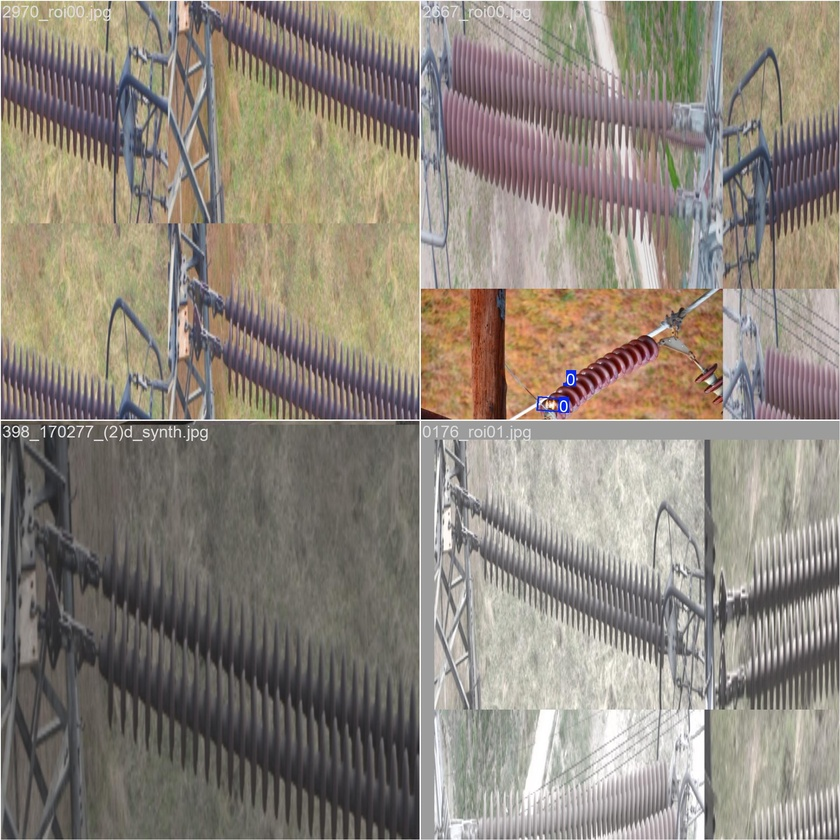
#> input picture data-9.12/runs/ablation_constrained_stats-2/train_batch0.jpg, 840 x 840 px, shrunk from 1920 x 1920 before the run
$ python -i geo_postprocess.py   (imports and definitions only)
#> lines starting #> are read from the running program, lines starting #| are printed output that depends on the picture; after the words box and inside, x2 and y2 are one past the last pixel; in counts of white or black regions, pixels touching at a corner belong together
from __future__ import annotations

import math
from dataclasses import dataclass
from typing import Optional

import cv2
import numpy as np


# 几何先验的可调权重；可在实验中改变它们并比较效果。
@dataclass
class GeoConfig:
    alpha: float = 0.85
    beta: float = 0.35
    gamma: float = 0.55
    min_area_ratio: float = 0.0005
    max_area_ratio: float = 0.12


def sigmoid(x: float) -> float:
    """将任意实数压到 0~1；截断输入以避免 exp 溢出。"""
    return 1.0 / (1.0 + math.exp(-max(-40.0, min(40.0, x))))


# [4 lines left out: function logit, not called in this run]


def estimate_axis(gray: np.ndarray):
    """由边缘点的主方向估计绝缘子纹理轴线，供后续一维统计使用。"""
    edges = cv2.Canny(gray, 50, 150)
    pts = np.column_stack(np.where(edges > 0))
    if len(pts) < 20:
        return np.array([1.0, 0.0]), edges
    pts = pts.astype(np.float32)
    pts -= pts.mean(axis=0, keepdims=True)
    # SVD 的第一主方向就是这些边缘点延展最明显的方向。
    _, _, vt = np.linalg.svd(pts, full_matrices=False)
    axis_yx = vt[0]
    axis_xy = np.array([axis_yx[1], axis_yx[0]], dtype=np.float32)
    norm = np.linalg.norm(axis_xy) + 1e-6
    return axis_xy / norm, edges


def periodic_anomaly_map(image: np.ndarray) -> np.ndarray:
    """生成纹理异常热图：绝缘子规律结构中突出的边缘变化可能是缺陷。"""
    gray = cv2.cvtColor(image, cv2.COLOR_BGR2GRAY) if image.ndim == 3 else image
    gray = cv2.equalizeHist(gray)
    axis, edges = estimate_axis(gray)
    h, w = gray.shape[:2]
    yy, xx = np.mgrid[0:h, 0:w]
    coords = np.stack([xx - w / 2.0, yy - h / 2.0], axis=-1)
    # 将二维像素投影到主轴，把沿绝缘子方向的纹理变成一维曲线。
    projection = coords[..., 0] * axis[0] + coords[..., 1] * axis[1]
    bins = np.linspace(projection.min(), projection.max(), 96)
    profile = np.zeros(len(bins) - 1, dtype=np.float32)
    for i in range(len(bins) - 1):
        mask = (projection >= bins[i]) & (projection < bins[i + 1])
        if mask.any():
            profile[i] = edges[mask].mean()
    smooth = cv2.GaussianBlur(profile.reshape(1, -1), (1, 9), 0).ravel()
    residual = np.abs(profile - smooth)
    z = (residual - residual.mean()) / (residual.std() + 1e-6)
    z = np.clip(z, 0, 4) / 4.0
    anomaly = np.zeros((h, w), dtype=np.float32)
    idx = np.clip(np.digitize(projection, bins) - 1, 0, len(z) - 1)
    anomaly[:] = z[idx]
    return cv2.GaussianBlur(anomaly, (19, 19), 0)


# [32 lines left out: functions score_box_with_geo, fuse_predictions, not called in this run]

>>> import cv2
>>> picture = cv2.imread('../../../data-9.12/runs/ablation_constrained_stats-2/train_batch0.jpg')
#> picture is the input picture: shape (840, 840, 3); mean B, G, R 123.6, 133.7, 141.8
>>> result = periodic_anomaly_map(picture)
#> in periodic_anomaly_map, `gray = cv2.cvtColor(image, cv2.COLOR_BGR2GRAY) if image.ndim == 3 else..`:
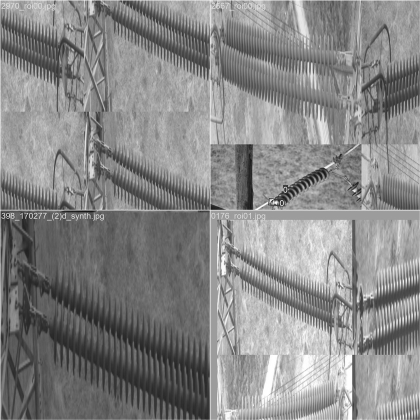
#> gray: shape (840, 840) (shown at 1/2 size); min 2, max 255, mean 135
#> in periodic_anomaly_map, `gray = cv2.equalizeHist(gray)`:
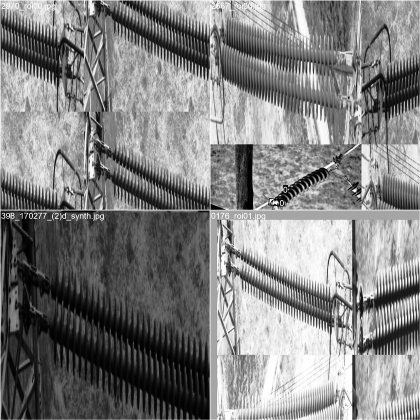
#> gray: shape (840, 840) (shown at 1/2 size); min 0, max 255, mean 128.3
#> in estimate_axis, `edges = cv2.Canny(gray, 50, 150)`:
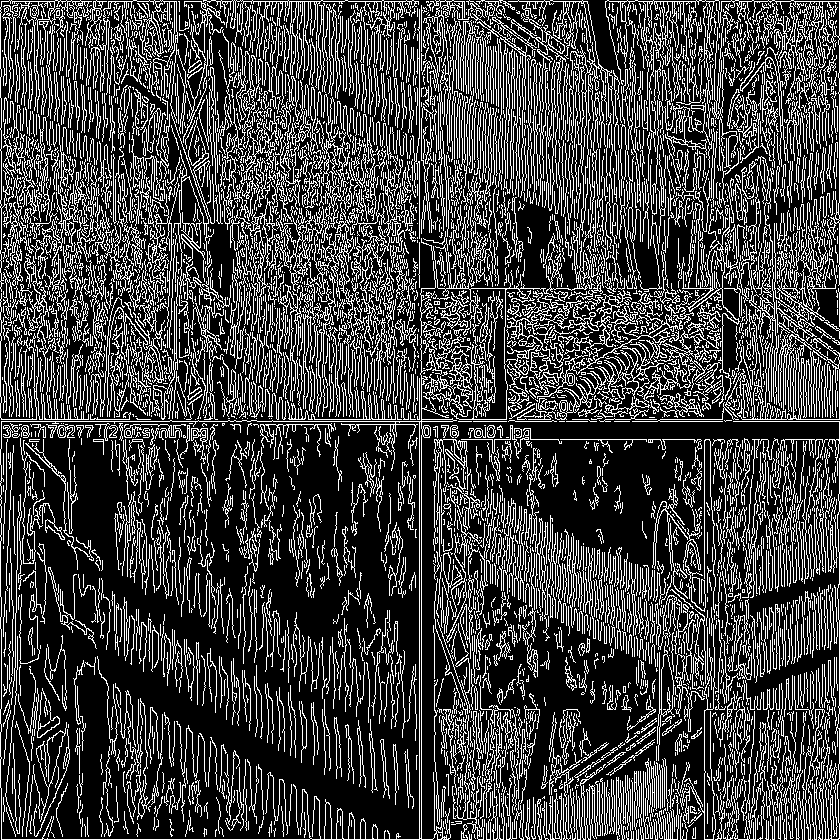
#> edges: shape (840, 840); 25.3% white in thin lines or dots
#> in estimate_axis, `pts = np.column_stack(np.where(edges > 0))`: pts = 178765 pairs, first value 0 to 839, second value 0 to 839
#> in estimate_axis, `pts -= pts.mean(axis=0, keepdims=True)`: pts = 178765 pairs, first value -379.2 to 459.8, second value -436.5 to 402.5
#> in estimate_axis, `_, _, vt = np.linalg.svd(pts, full_matrices=False)`: vt = [[0.652, 0.758], [-0.758, 0.652]]
#> in estimate_axis, `axis_yx = vt[0]`: axis_yx = [0.652, 0.758]
#> in estimate_axis, `axis_xy = np.array([axis_yx[1], axis_yx[0]], dtype=np.float32)`: axis_xy = [0.758, 0.652]
#> in estimate_axis, `norm = np.linalg.norm(axis_xy) + 1e-6`: norm = 1
#> in periodic_anomaly_map, `axis, edges = estimate_axis(gray)`: axis = [0.758, 0.652]
#> in periodic_anomaly_map, `projection = coords[..., 0] * axis[0] + coords[..., 1] * axis[1]`:
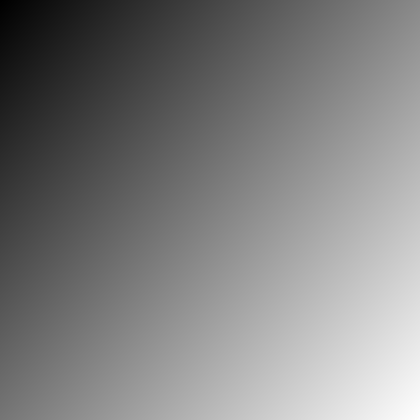
#> projection: shape (840, 840) float64 (shown at 1/2 size); min -592.3, max 590.9, mean -0.7; drawn with min black and max white
#> the loop in periodic_anomaly_map, `for i in range(len(bins) - 1):` made 95 passes
#> pass 3, in periodic_anomaly_map, `mask = (projection >= bins[i]) & (projection < bins[i + 1])`:
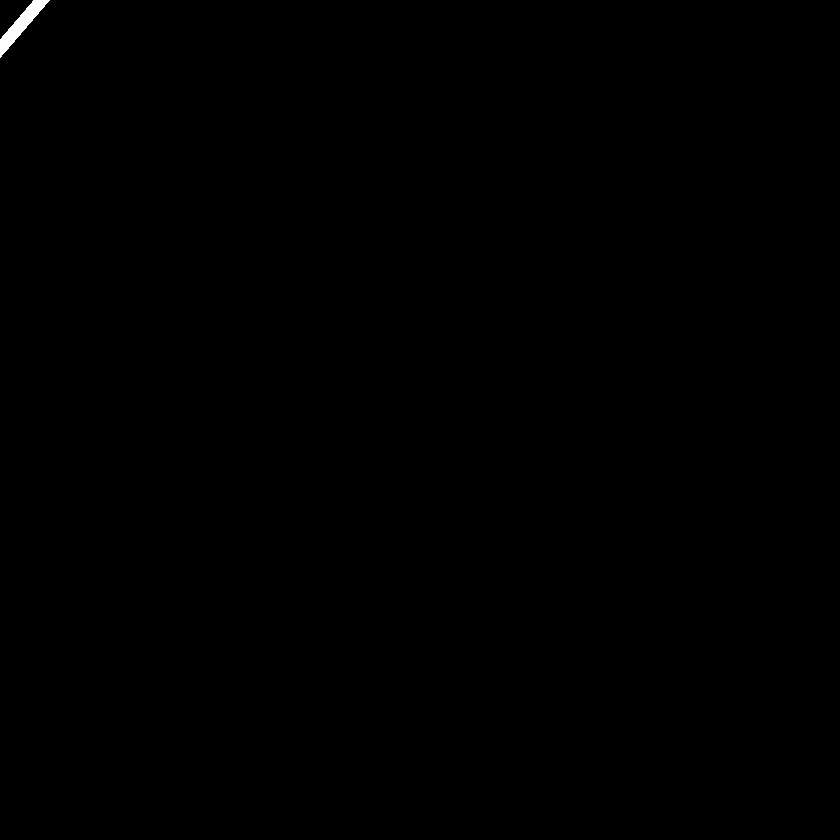
#> mask: shape (840, 840) bool; 0.11% white; 1 white region, box (x1, y1, x2, y2) and area: (0, 0, 50, 58) 803
#> after the loop in periodic_anomaly_map, `for i in range(len(bins) - 1):`: profile = 95 values, max 110.5 at index 94, min 52.57 at index 63, mean 69.95
#> in periodic_anomaly_map, `smooth = cv2.GaussianBlur(profile.reshape(1, -1), (1, 9), 0).ravel()`: smooth has the same summary as profile
#> in periodic_anomaly_map, `residual = np.abs(profile - smooth)`: residual = 95 values from 0 to 0
#> in periodic_anomaly_map, `idx = np.clip(np.digitize(projection, bins) - 1, 0, len(z) - 1)`:
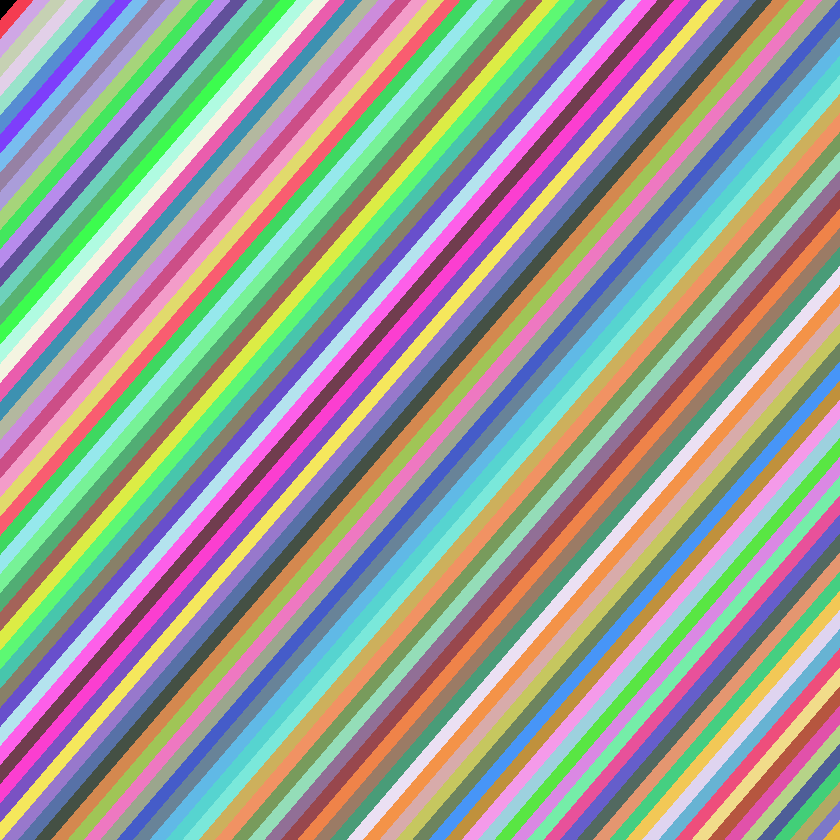
#> idx: shape (840, 840) int64; 95 distinct labels, from 0 to 94; one colour per label, 0 black

$ run again, on data-9.12/runs/ablation_constrained_stats-2/train_batch1.jpg
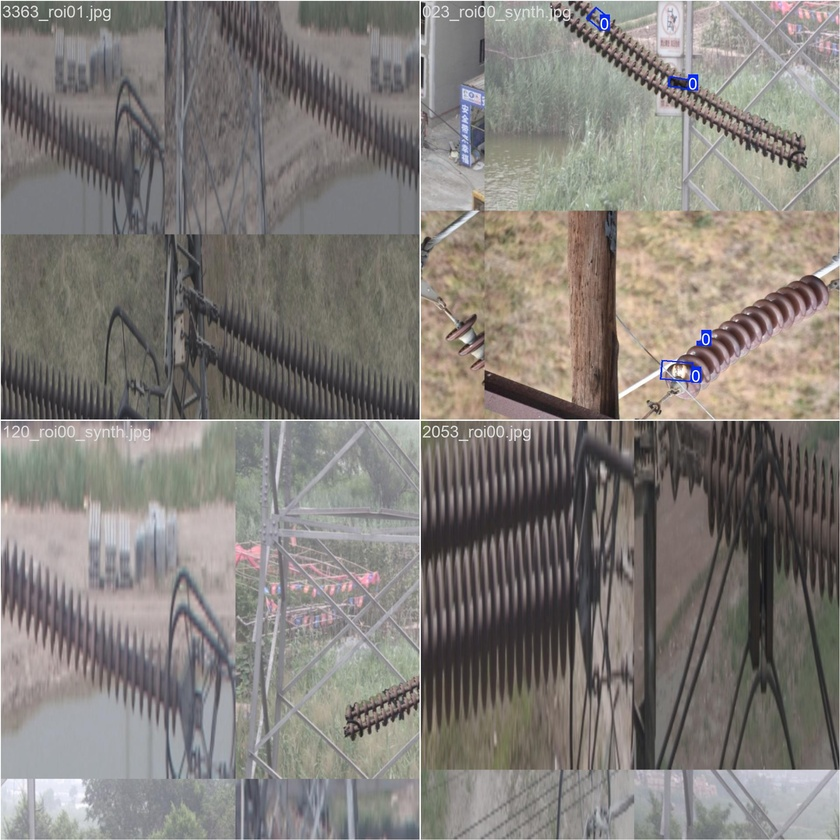
#> input picture data-9.12/runs/ablation_constrained_stats-2/train_batch1.jpg, 840 x 840 px, shrunk from 1920 x 1920 before the run
#> picture is the input picture: shape (840, 840, 3); mean B, G, R 121.9, 126.2, 130.8
#> in estimate_axis, `edges = cv2.Canny(gray, 50, 150)`:
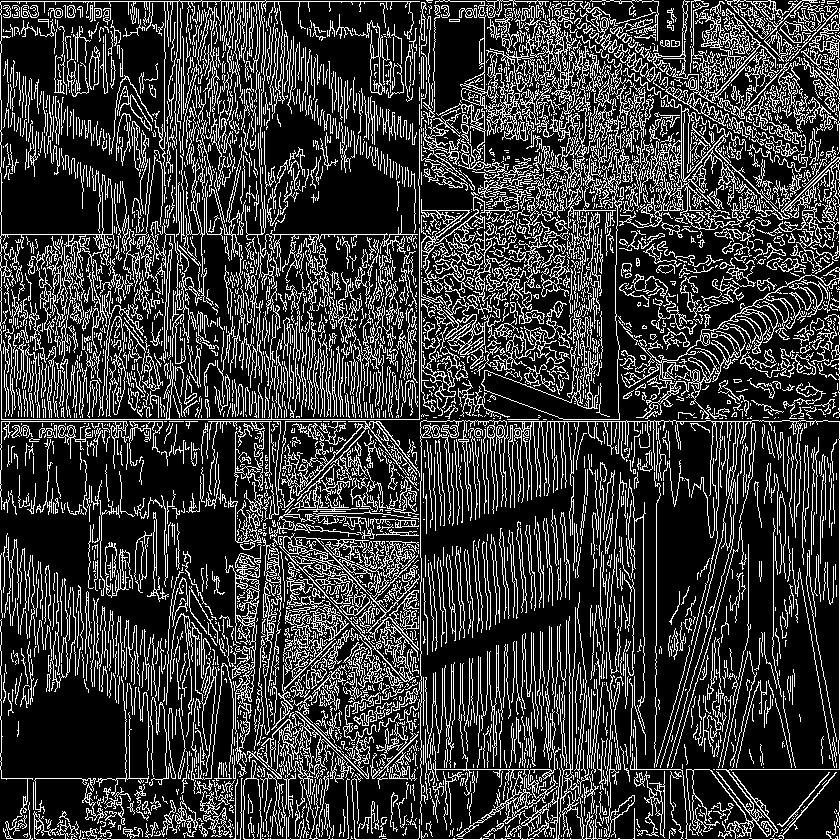
#> edges: shape (840, 840); 22.7% white in thin lines or dots
#> in estimate_axis, `pts = np.column_stack(np.where(edges > 0))`: pts = 159931 pairs, first value 0 to 839, second value 0 to 839
#> in estimate_axis, `pts -= pts.mean(axis=0, keepdims=True)`: pts = 159931 pairs, first value -398.4 to 440.6, second value -424.9 to 414.1
#> vt = [[0.849, -0.528], [0.528, 0.849]]
#> axis_yx = [0.849, -0.528]
#> axis_xy = [-0.528, 0.849]
#> norm = 1
#> axis = [-0.528, 0.849]
#> after the loop in periodic_anomaly_map, `for i in range(len(bins) - 1):`: profile = 95 values, max 96.74 at index 1, min 31.02 at index 89, mean 59.97
#> smooth has the same summary as profile
#> residual = 95 values from 0 to 0
#> in periodic_anomaly_map, `idx = np.clip(np.digitize(projection, bins) - 1, 0, len(z) - 1)`:
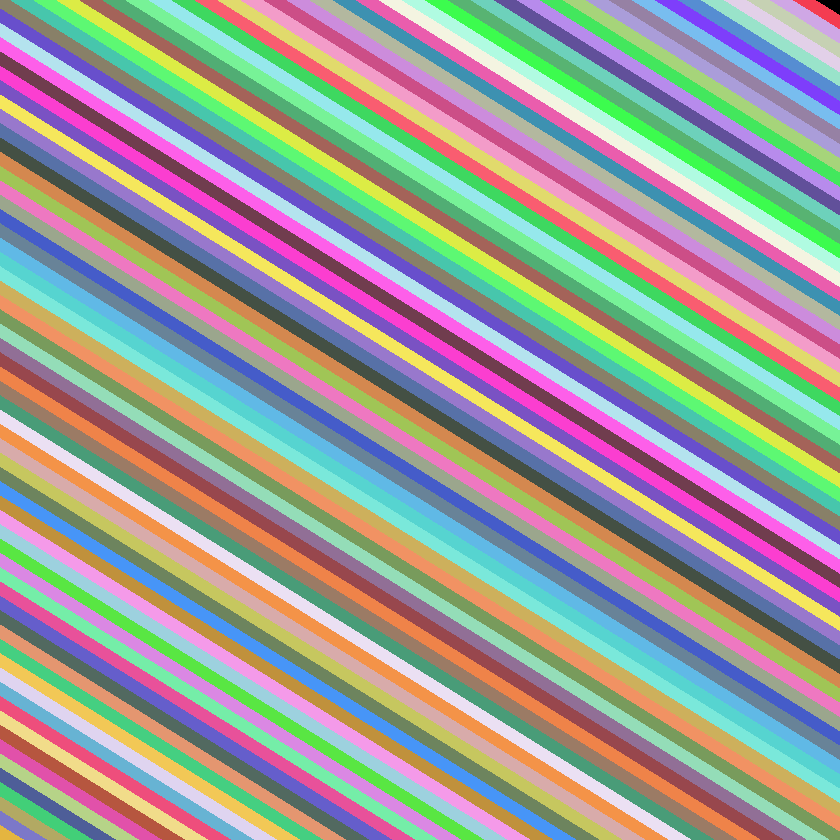
#> idx: shape (840, 840) int64; 95 distinct labels, from 0 to 94; one colour per label, 0 black
#> anomaly: shape (840, 840) float32; every value is 0

$ run again, on data-9.12/runs/ablation_constrained_stats-2/train_batch34381.jpg
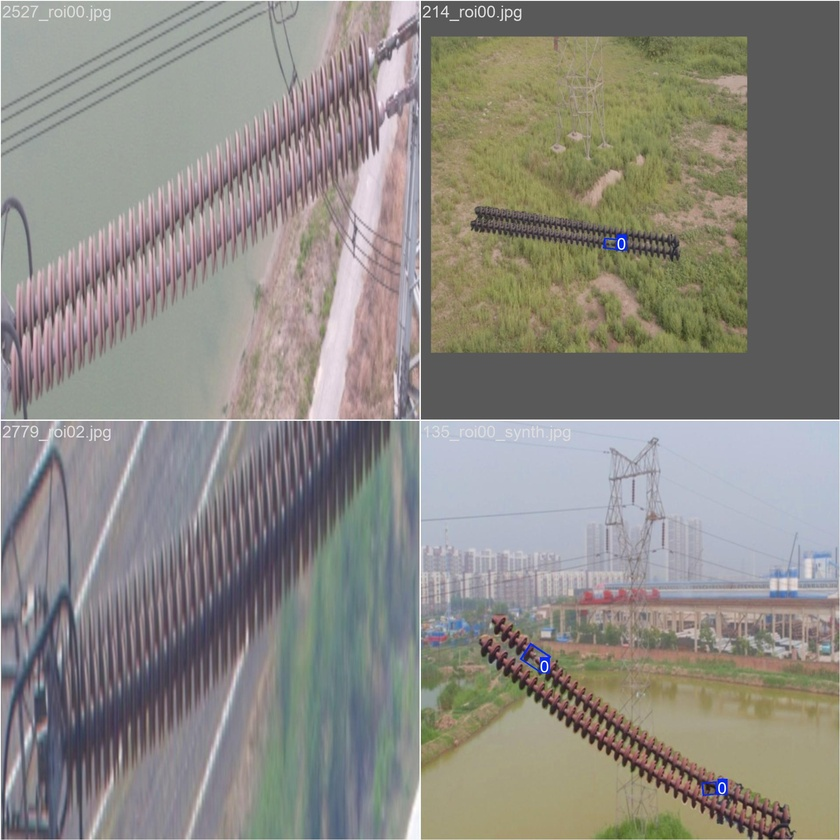
#> input picture data-9.12/runs/ablation_constrained_stats-2/train_batch34381.jpg, 840 x 840 px, shrunk from 1920 x 1920 before the run
#> picture is the input picture: shape (840, 840, 3); mean B, G, R 131.4, 137.5, 140.6
#> in estimate_axis, `edges = cv2.Canny(gray, 50, 150)`:
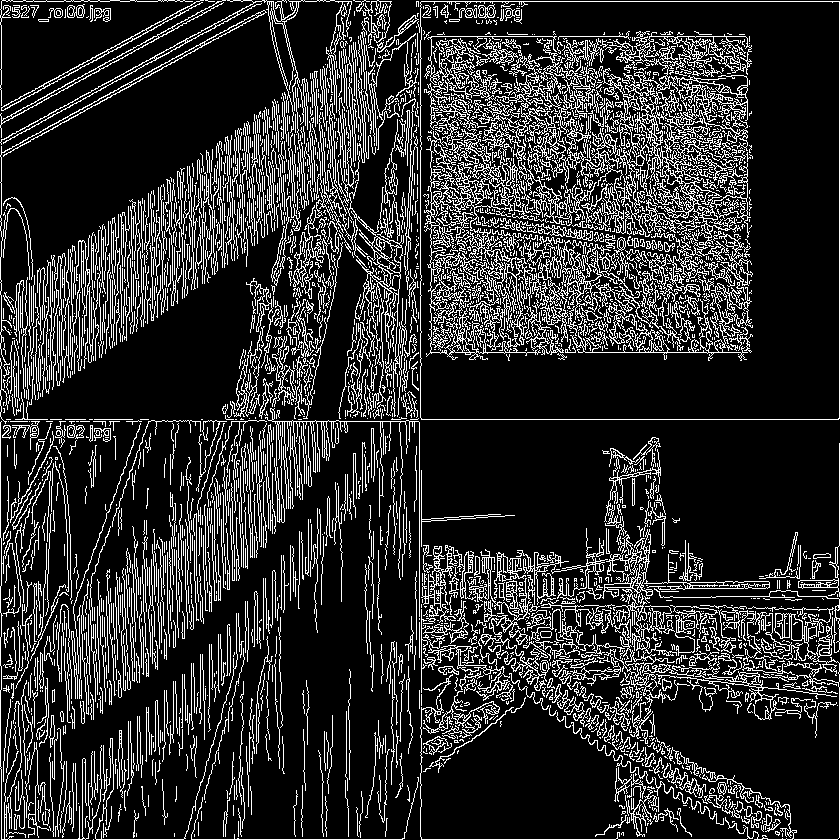
#> edges: shape (840, 840); 18% white in thin lines or dots
#> in estimate_axis, `pts = np.column_stack(np.where(edges > 0))`: pts = 127087 pairs, first value 0 to 839, second value 0 to 839
#> in estimate_axis, `pts -= pts.mean(axis=0, keepdims=True)`: pts = 127087 pairs, first value -392.3 to 446.7, second value -408.2 to 430.8
#> vt = [[0.87, -0.492], [0.492, 0.87]]
#> axis_yx = [0.87, -0.492]
#> axis_xy = [-0.492, 0.87]
#> norm = 1
#> axis = [-0.492, 0.87]
#> after the loop in periodic_anomaly_map, `for i in range(len(bins) - 1):`: profile = 95 values, max 94.09 at index 94, min 5.03 at index 5, mean 45.33
#> smooth has the same summary as profile
#> residual = 95 values from 0 to 0
#> in periodic_anomaly_map, `idx = np.clip(np.digitize(projection, bins) - 1, 0, len(z) - 1)`:
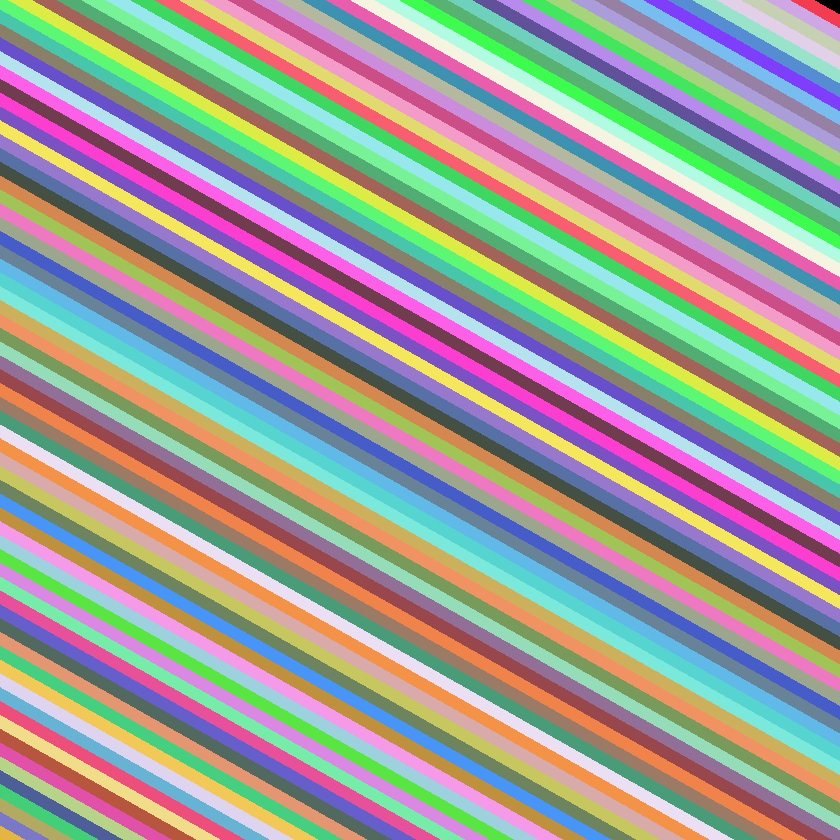
#> idx: shape (840, 840) int64; 95 distinct labels, from 0 to 94; one colour per label, 0 black
#> anomaly: shape (840, 840) float32; every value is 0
